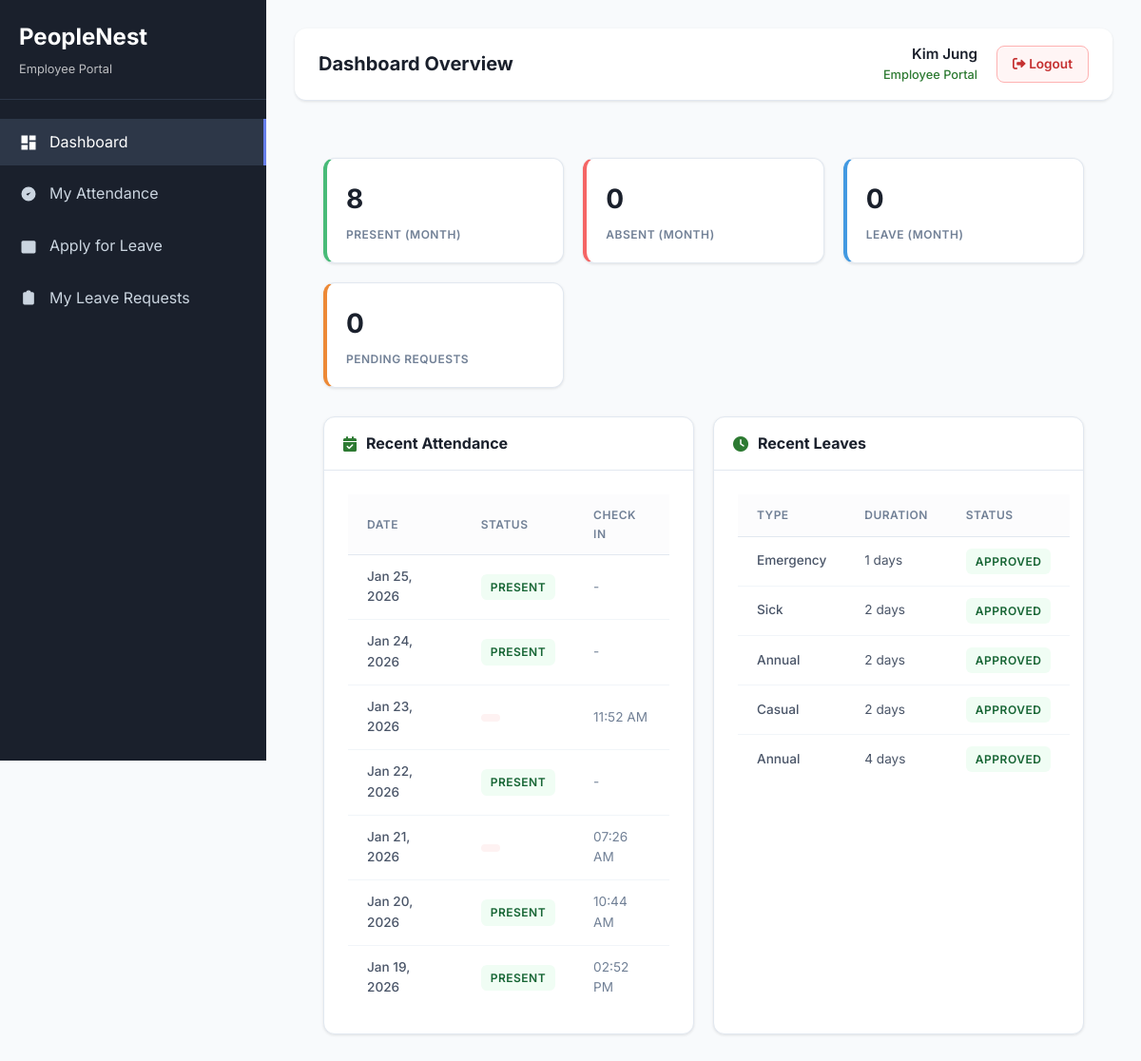
The page /dashboard.php (signed in) on the database its author committed.
### tables this page shows
CREATE TABLE `attendance` (
  `id` int(11) NOT NULL,
  `employee_id` int(11) NOT NULL,
  `date` date NOT NULL,
  `status` enum('present','absent','leave') NOT NULL,
  `check_in_time` time DEFAULT NULL,
  `latitude` decimal(10,8) DEFAULT NULL,
  `longitude` decimal(11,8) DEFAULT NULL,
  `check_out_time` time DEFAULT NULL,
  `notes` text DEFAULT NULL,
  `created_by` int(11) DEFAULT NULL,
  `created_at` timestamp NOT NULL DEFAULT current_timestamp()
);

CREATE TABLE `leave_requests` (
  `id` int(11) NOT NULL,
  `employee_id` int(11) NOT NULL,
  `leave_type` enum('sick','casual','annual','maternity','emergency') NOT NULL,
  `start_date` date NOT NULL,
  `end_date` date NOT NULL,
  `days_requested` int(11) NOT NULL,
  `reason` text NOT NULL,
  `status` enum('pending','approved','rejected') DEFAULT 'pending',
  `approved_by` int(11) DEFAULT NULL,
  `approved_at` timestamp NULL DEFAULT NULL,
  `rejection_reason` text DEFAULT NULL,
  `created_at` timestamp NOT NULL DEFAULT current_timestamp(),
  `updated_at` timestamp NOT NULL DEFAULT current_timestamp() ON UPDATE current_timestamp()
);

### dashboard.php (the view, shortened to what this page needs)
<?php
$database = new Database();
$conn = $database->getConnection();
$query = "SELECT * FROM employees WHERE user_id = ?";
$stmt = $conn->prepare($query);
$stmt->execute([$_SESSION['user_id']]);
$employee = $stmt->fetch(PDO::FETCH_ASSOC);
$query = "SELECT
            COUNT(CASE WHEN status = 'present' THEN 1 END) as present_days,
            COUNT(CASE WHEN status = 'absent' THEN 1 END) as absent_days,
            COUNT(CASE WHEN status = 'leave' THEN 1 END) as leave_days
          FROM attendance
          WHERE employee_id = ? AND MONTH(date) = MONTH(CURDATE()) AND YEAR(date) = YEAR(CURDATE())";
$stmt = $conn->prepare($query);
$stmt->execute([$employee['id']]);
$attendance_summary = $stmt->fetch(PDO::FETCH_ASSOC);
$query = "SELECT * FROM leave_requests WHERE employee_id = ? ORDER BY created_at DESC LIMIT 5";
$stmt = $conn->prepare($query);
$stmt->execute([$employee['id']]);
$recent_leaves = $stmt->fetchAll(PDO::FETCH_ASSOC);
$query = "SELECT * FROM attendance WHERE employee_id = ? ORDER BY date DESC LIMIT 7";
$stmt = $conn->prepare($query);
$stmt->execute([$employee['id']]);
$recent_attendance = $stmt->fetchAll(PDO::FETCH_ASSOC);
?>
<!DOCTYPE html>
<html lang="en">
<head>
    <link rel="stylesheet" href="https://cdnjs.cloudflare.com/ajax/libs/font-awesome/6.0.0/css/all.min.css">
    <link rel="stylesheet" href="assets/css/style.css">
</head>
<body>
    <div class="dashboard-layout">
        <?php include 'includes/employee-sidebar.php'; ?>
        <div class="main-content">
            <div class="top-bar">
                <h1 class="page-title">Dashboard Overview</h1>
                <div class="user-menu">
                    <div class="user-info">
                        <div class="user-name"><?php echo htmlspecialchars($_SESSION['full_name']); ?></div>
                        <div class="user-role">Employee Portal</div>
                    </div>
                    <a href="logout.php" class="logout-btn"><i class="fas fa-sign-out-alt"></i> Logout</a>
                </div>
            </div>
            <div class="content-area">
                <div class="stats-grid">
                    <div class="stat-card">
                        <div class="stat-number"><?php echo $attendance_summary['present_days']; ?></div>
                        <div class="stat-label">Present (Month)</div>
                    </div>
                    <div class="stat-card">
                        <div class="stat-number"><?php echo $attendance_summary['absent_days']; ?></div>
                        <div class="stat-label">Absent (Month)</div>
                    </div>
                    <div class="stat-card">
                        <div class="stat-number"><?php echo $attendance_summary['leave_days']; ?></div>
                        <div class="stat-label">Leave (Month)</div>
                    </div>
                    <div class="stat-card">
                        <div class="stat-number"><?php echo count(array_filter($recent_leaves, function($leave) { return $leave['status'] === 'pending'; })); ?></div>
                        <div class="stat-label">Pending Requests</div>
                    </div>
                </div>
                <div class="data-grid">
                    <div class="card">
                        <div class="card-header">
                            <i class="fas fa-calendar-check"></i>
                            <h3 class="card-title">Recent Attendance</h3>
                        </div>
                        <div class="card-body">
                            <table class="table">
                                <thead>
                                    <tr>
                                        <th>Date</th>
                                        <th>Status</th>
                                        <th>Check In</th>
                                    </tr>
                                </thead>
                                <tbody>
                                    <?php foreach ($recent_attendance as $attendance): ?>
                                    <tr>
                                        <td style="font-weight: 500;"><?php echo date('M d, Y', strtotime($attendance['date'])); ?></td>
                                        <td>
                                            <span class="badge badge-<?php echo $attendance['status'] === 'present' ? 'success' : ($attendance['status'] === 'leave' ? 'info' : 'danger'); ?>">
                                                <?php echo ucfirst($attendance['status']); ?>
                                            </span>
                                        </td>
                                        <td style="color: var(--text-muted);"><?php echo $attendance['check_in_time'] ? date('h:i A', strtotime($attendance['check_in_time'])) : '-'; ?></td>
                                    </tr>
                                    <?php endforeach; ?>
                                </tbody>
                            </table>
                        </div>
                    </div>
                    <div class="card">
                        <div class="card-header">
                            <i class="fas fa-clock"></i>
                            <h3 class="card-title">Recent Leaves</h3>
                        </div>
                        <div class="card-body">
                            <table class="table">
                                <thead>
                                    <tr>
                                        <th>Type</th>
                                        <th>Duration</th>
                                        <th>Status</th>
                                    </tr>
                                </thead>
                                <tbody>
                                    <?php foreach ($recent_leaves as $leave): ?>
                                    <tr>
                                        <td style="font-weight: 500;"><?php echo ucfirst($leave['leave_type']); ?></td>
                                        <td><?php echo $leave['days_requested']; ?> days</td>
                                        <td>
                                            <span class="badge badge-<?php echo $leave['status'] === 'pending' ? 'warning' : ($leave['status'] === 'approved' ? 'success' : 'danger'); ?>">
                                                <?php echo ucfirst($leave['status']); ?>
                                            </span>
                                        </td>
                                    </tr>
                                    <?php endforeach; ?>
                                </tbody>
                            </table>
                        </div>
                    </div>
                </div>
            </div>
        </div>
    </div>
</body>
</html>

### assets/css/style.css (style rules this page uses)
* { margin: 0; padding: 0; box-sizing: border-box; }
body { font-family: "Segoe UI", Tahoma, Geneva, Verdana, sans-serif; line-height: 1.6; color: #333; background-color: #f8fafc; }
.dashboard-layout { display: flex; min-height: 100vh; }
.main-content { flex: 1; margin-left: 280px; background-color: #f8fafc; }
.top-bar { background: white; padding: 15px 30px; border-bottom: 1px solid #e2e8f0; display: flex; justify-content: space-between; align-items: center; box-shadow: 0 1px 3px rgba(0, 0, 0, 0.1); }
.page-title { font-size: 1.5rem; font-weight: 600; color: #1a202c; }
.user-menu { display: flex; align-items: center; gap: 15px; }
.user-info { text-align: right; }
.user-name { font-weight: 500; color: #1a202c; }
.user-role { font-size: 0.8rem; color: #718096; }
.content-area { padding: 30px; }
.card { background: white; border-radius: 12px; box-shadow: 0 1px 3px rgba(0, 0, 0, 0.1); margin-bottom: 20px; }
.card-header { padding: 20px 25px; border-bottom: 1px solid #e2e8f0; }
.card-title { font-size: 1.2rem; font-weight: 600; color: #1a202c; }
.card-body { padding: 25px; }
.stats-grid { display: grid; grid-template-columns: repeat(auto-fit, minmax(250px, 1fr)); gap: 20px; margin-bottom: 30px; }
.stat-card { background: white; padding: 25px; border-radius: 12px; box-shadow: 0 1px 3px rgba(0, 0, 0, 0.1); border-left: 4px solid #667eea; }
.stat-number { font-size: 2.5rem; font-weight: 700; color: #1a202c; margin-bottom: 5px; }
.stat-label { color: #718096; font-size: 0.9rem; text-transform: uppercase; letter-spacing: 0.5px; }
.stat-card { transition: all 0.3s ease; border-left: none; border: 1px solid #e2e8f0; }
.table { width: 100%; border-collapse: collapse; background: white; }
.table th, .table td { padding: 12px 15px; text-align: left; border-bottom: 1px solid #e2e8f0; }
.table th { background-color: #f8fafc; font-weight: 600; color: #374151; text-transform: uppercase; font-size: 0.8rem; letter-spacing: 0.5px; }
.table td { vertical-align: middle; color: #4a5568; }
.table tr:last-child td { border-bottom: none; }
.badge { padding: 4px 12px; border-radius: 20px; font-size: 0.8rem; font-weight: 500; text-transform: uppercase; letter-spacing: 0.5px; }
.badge-success { background-color: #c6f6d5; color: #2d7d32; }
.badge-danger { background-color: #fed7d7; color: #c53030; }
.badge-success { background-color: #d1fae5; color: #065f46; }
.badge-danger { background-color: #fee2e2; color: #991b1b; }

### rows shown on the page
attendance: date "Jan 25, 2026", status "PRESENT"
attendance: date "Jan 24, 2026", status "PRESENT"
attendance: date "Jan 23, 2026", check_in_time "11:52 AM"
attendance: date "Jan 22, 2026", status "PRESENT"
attendance: date "Jan 21, 2026", check_in_time "07:26 AM"
attendance: date "Jan 20, 2026", status "PRESENT", check_in_time "10:44 AM"
attendance: date "Jan 19, 2026", status "PRESENT", check_in_time "02:52 PM"
leave_requests: leave_type "Emergency", days_requested "1", status "APPROVED"
leave_requests: leave_type "Sick", days_requested "2", status "APPROVED"
leave_requests: leave_type "Annual", days_requested "2", status "APPROVED"
leave_requests: leave_type "Casual", days_requested "2", status "APPROVED"
leave_requests: leave_type "Annual", days_requested "4", status "APPROVED"

### other values the page prints
$_SESSION['full_name'] "Kim Jung"
$attendance_summary['present_days'] "8"
$attendance_summary['absent_days'] "0"
$attendance_summary['leave_days'] "0"
